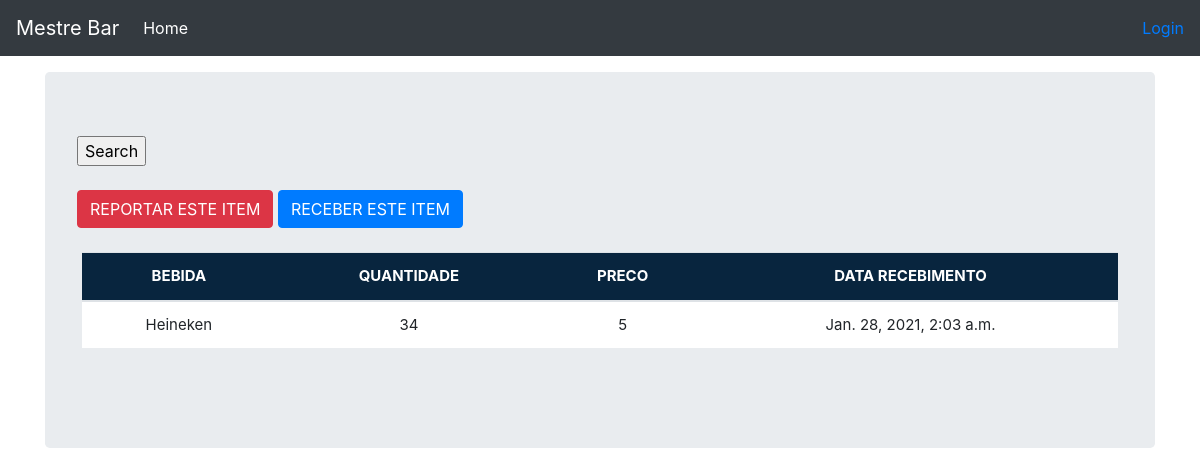
The app's page /stock_details/23/ with its own data.
### stockmgmt/models.py (models this page shows, shortened)
class Stock(models.Model):
	bebida = models.ForeignKey(Bebida, on_delete=models.CASCADE, blank=True)
	quantidade = models.IntegerField(default='0', blank=False, null=True)
	preco_compra = models.IntegerField(default='0', blank=False, null=True)
	data_recebimento = models.DateTimeField(auto_now_add=False, auto_now=True)
	reportar_erro = models.IntegerField(default='0', blank=False, null=True)
	erro_por = models.CharField( max_length=50, blank=True, null=True )
	recebido = models.IntegerField(default='0', blank=False, null=True)
	recebido_por = models.CharField( max_length=50, blank=True, null=True )
	reorder_level = models.IntegerField(default='0', blank=False, null=True)

class Bebida(models.Model):
    name = models.CharField(max_length=50, blank=True, null=True)
    def __str__(self):
        return self.name

### stockmgmt/views.py (the view)
# urls.py: path('stock_details/<str:pk>/', views.stock_details, name='stock_details'),
def stock_details(request, pk):
	queryset = Stock.objects.get(id=pk)
	context = {"title": queryset.bebida,
			   "queryset": queryset,
			   }
	return render(request, 'stock_details.html', context)

### stockmgmt/templates/stock_details.html (shortened to what this page needs)
{% load static %}
{% load crispy_forms_tags %}
<!DOCTYPE html>
<html lang="en">
<link href="{% static 'css/stylesheet.css' %}" rel="stylesheet">
<head>
</head>
<body>
</body>
</html>
<!doctype html>
<html lang="en">
  <head>
<link href="{% static 'css/stylesheet.css' %}" rel="stylesheet">
<link href="{% static 'css/bootstrap.min.css' %}" rel="stylesheet">
    <link href="{% static 'css/navbar-top-fixed.css' %}" rel="stylesheet">
  </head>
  <body>
{% include 'navbar.html' %}
<main role="main" class="container">
  <div class="jumbotron">
        <form method='POST' action=''>{% csrf_token %}
                <input type="submit" value='Search'/>
        </form>
        <br>
      <a href="{% url 'issue_items' queryset.id %}"><div class='btn btn-danger'>REPORTAR ESTE ITEM</div></a>
      <a href="{% url 'receive_items' queryset.id %}"><div class='btn btn-primary'>RECEBER ESTE ITEM</div></a>
      <br><br>
      <div class="display_table">
         <table class='table'>
            <thead>
              <tr>
                <th>BEBIDA</th>
                <th>QUANTIDADE</th>
                <th>PRECO</th>
                <th>DATA RECEBIMENTO</th>
              </tr>
              <tr>
                <td>{{queryset.bebida}}</td>
                <td>{{queryset.quantidade}}</td>
                <td>{{queryset.preco_compra}}</td>
                <td>{{queryset.data_recebimento}}</td>
              </tr>
         </table>
      </div>
  </div>
</main>
      </body>
</html>

### stockmgmt/static/css/stylesheet.css (style rules this page uses)
body { background:#ffef96 }
.table { font-size: 15px; text-align: center; width: 95%; margin: auto; text-align: center; }
.table tr:nth-child(odd) { background: rgb(138 230 226 / 50%) }
.table tr:nth-child(even) { background: #ffffff }
th { background-color: #08253e; color: white; }
.display_table { border-bottom-right-radius: 20px; padding-left: 5px; padding-right: 5px; padding-bottom: 20px; }

### stockmgmt/static/css/navbar-top-fixed.css (style rules this page uses)
body { min-height: 75rem; padding-top: 4.5rem; }

### records on screen
Stock: bebida "Heineken", quantidade "34", preco_compra "5", data_recebimento "Jan. 28, 2021, 2:03 a.m."
